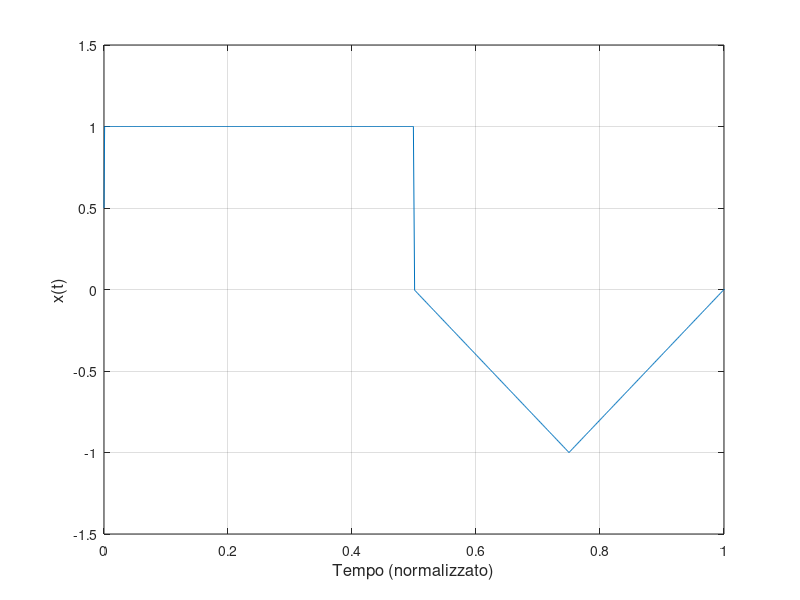
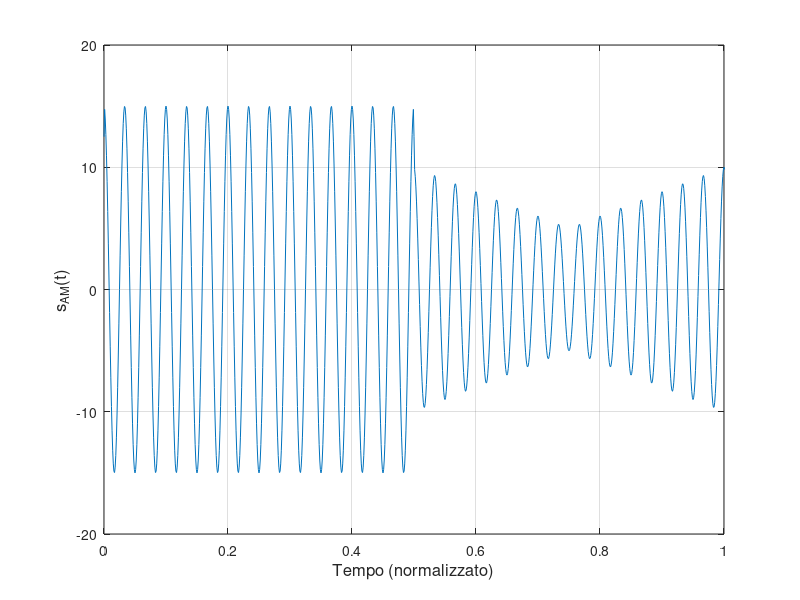
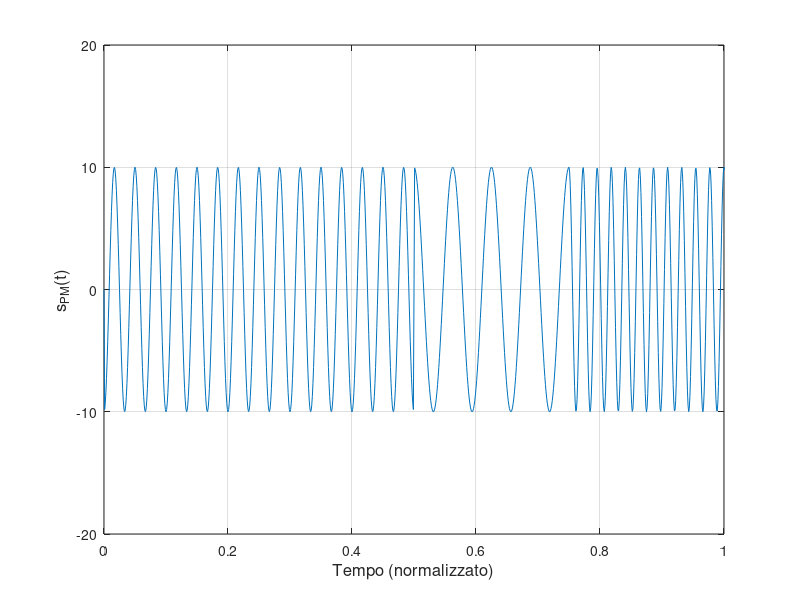
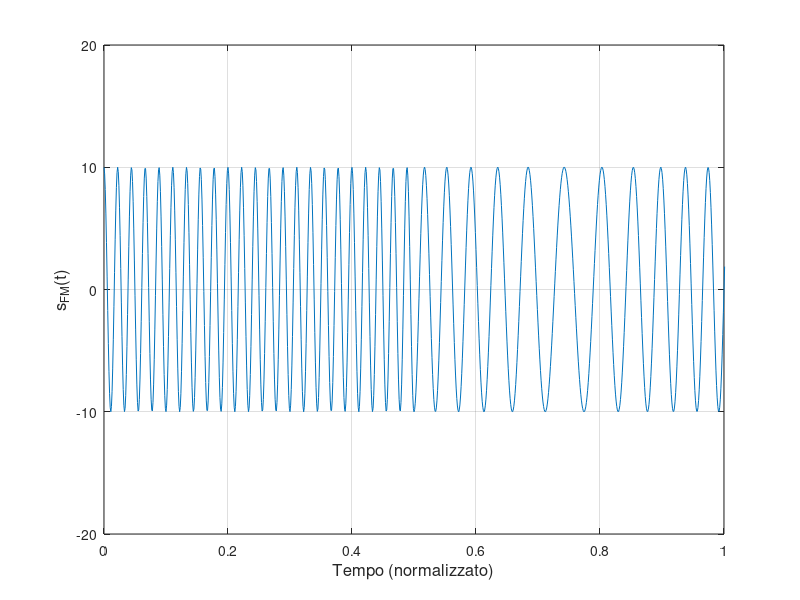

MATLAB code for these plots, in order:
function Segnali_modulati

Npunti=1000;
Durata=100; %durata della finestra temporale per la trasformata

tempo=0:(1/Npunti):Durata-1/Npunti;
x= 1*(sign(tempo)-sign(tempo-0.5))*0.5-(1-abs((tempo-0.75)/0.25)).*(sign(tempo-0.5)-sign(tempo-1))*0.5+0*(sign(tempo-1)+1)*0.5;

V0=10; % ampiezza portante 
f0=30; % frequenza normalizzata portante
KA=0.5;
KP=(2*pi*3.5);
KF=15;

sAM= V0*(1+KA*x).*cos(2*pi*f0*tempo);
sPM= V0*cos(2*pi*f0*tempo+KP*x);
for i=0:1:Npunti*Durata-1 
    y(i+1)=sum(x(1:i+1))*1/Npunti; 
end % integrale approssimato del segnale modulante
sFM= V0*cos(2*pi*f0*tempo+(2*pi*KF)*y);

figure;
plot(tempo,x);
tmp=xlabel('Tempo (normalizzato)');
set(tmp,'FontSize',12);
tmp=ylabel('x(t)');
set(tmp,'FontSize',12);
grid on;
axis([0 1 -1.5 1.5]);

figure;
plot(tempo,sAM);
tmp=xlabel('Tempo (normalizzato)');
set(tmp,'FontSize',12);
tmp=ylabel('s_{AM}(t)');
set(tmp,'FontSize',12);
grid on;
axis([0 1 -20 20]);

figure;
plot(tempo,sPM);
tmp=xlabel('Tempo (normalizzato)');
set(tmp,'FontSize',12);
tmp=ylabel('s_{PM}(t)');
set(tmp,'FontSize',12);
grid on;
axis([0 1 -20 20]);

figure;
plot(tempo,sFM);
tmp=xlabel('Tempo (normalizzato)');
set(tmp,'FontSize',12);
tmp=ylabel('s_{FM}(t)');
set(tmp,'FontSize',12);
grid on;
axis([0 1 -20 20]);

% trasformata di fourier x(t)
%lunghezzaFft=2^(nextpow2(length(x))+1);
lunghezzaFft=length(x);
X=fft(x,lunghezzaFft)*(1/Npunti);
X=[X(lunghezzaFft/2+1:lunghezzaFft) X(1:lunghezzaFft/2)];
frequenza=Npunti*linspace(-0.5,0.5-1/lunghezzaFft,lunghezzaFft);
figure;
plot(frequenza,abs(X));
tmp=xlabel('Frequenza (normalizzata)');
set(tmp,'FontSize',12);
tmp=ylabel('|X(f)|');
set(tmp,'FontSize',12);
grid on;
axis([-10 10 0 1.2*max(abs(X))]);

% trasformata di fourier sAM(t)
lunghezzaFft=length(sAM);
S=fft(sAM,lunghezzaFft)*(1/(Npunti));
S=[S(lunghezzaFft/2+1:lunghezzaFft) S(1:lunghezzaFft/2)];
frequenza=Npunti*linspace(-0.5,0.5-1/lunghezzaFft,lunghezzaFft);
figure;
plot(frequenza,abs(S));
tmp=xlabel('Frequenza (normalizzata)');
set(tmp,'FontSize',12);
tmp=ylabel('|S_{AM}(f)|');
set(tmp,'FontSize',12);
grid on;
axis([-50 50 0 5]);

% trasformata di fourier sPM(t)
lunghezzaFft=length(sPM);
S=fft(sPM,lunghezzaFft)*(1/Npunti);
S=[S(lunghezzaFft/2+1:lunghezzaFft) S(1:lunghezzaFft/2)];
frequenza=Npunti*linspace(-0.5,0.5-1/lunghezzaFft,lunghezzaFft);
figure;
plot(frequenza,abs(S));
tmp=xlabel('Frequenza (normalizzata)');
set(tmp,'FontSize',12);
tmp=ylabel('|S_{PM}(f)|');
set(tmp,'FontSize',12);
grid on;
axis([-60 60 0 5]);

% trasformata di fourier sFM(t)
lunghezzaFft=length(sFM);
S=fft(sFM,lunghezzaFft)*(1/Npunti);
S=[S(lunghezzaFft/2+1:lunghezzaFft) S(1:lunghezzaFft/2)];
frequenza=Npunti*linspace(-0.5,0.5-1/lunghezzaFft,lunghezzaFft);
figure;
plot(frequenza,abs(S));
tmp=xlabel('Frequenza (normalizzata)');
set(tmp,'FontSize',12);
tmp=ylabel('|S_{FM}(f)|');
set(tmp,'FontSize',12);
grid on;
axis([-60 60 0 5]);

